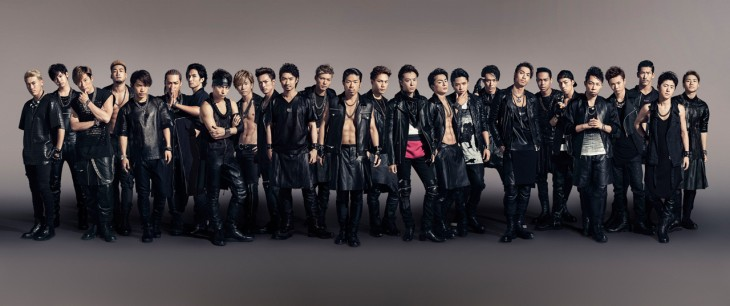
#> input picture EXILETRIBE.jpg, 730 x 306 px
$ python face_test.py EXILETRIBE.jpg   (older library calls are emulated)
#> lines starting #> are read from the running program, lines starting #| are printed output that depends on the picture
import cv2
import sys
import matplotlib.pyplot as plt

argvs = sys.argv
if (len(argvs) != 2):
	print('Usage: $ python %s filename' % argvs[0])
	exit()

imagefilename = argvs[1]
try:
	img = cv2.imread(imagefilename, 1)
#> img is the input picture: shape (306, 730, 3); mean B, G, R 75.8, 73.3, 78.2
except:
	print('faild to load %s' % imagefilename)
	exit()

img = cv2.cvtColor(img, cv2.COLOR_BGR2RGB)

#HAAR分類器の顔検出用の特徴量
#cascade_path = "/usr/local/opt/opencv/share/OpenCV/haarcascades/haarcascade_frontalface_default.xml"
cascade_path = "/usr/local/share/OpenCV/haarcascades/haarcascade_frontalface_alt2.xml"
#cascade_path = "/usr/local/opt/opencv/share/OpenCV/haarcascades/haarcascade_frontalface_alt2.xml"
#cascade_path = "/usr/local/opt/opencv/share/OpenCV/haarcascades/haarcascade_frontalface_alt_tree.xml"


color = (255, 255, 255) #白
#color = (0, 0, 0) #黒

#グレースケール変換
image_gray = cv2.cvtColor(img, cv2.COLOR_BGR2GRAY)
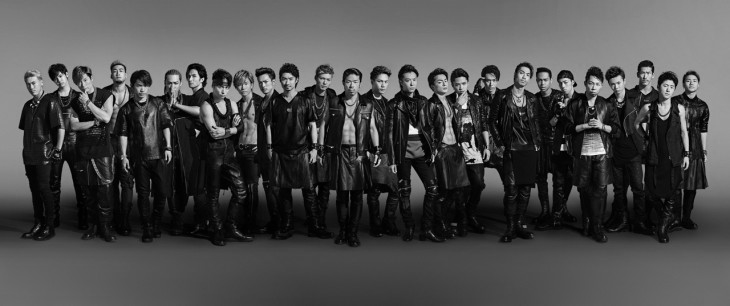
#> image_gray: shape (306, 730); min 0, max 251, mean 74.6

#カスケード分類器の特徴量を取得する
cascade = cv2.CascadeClassifier(cascade_path)

#物体認識（顔認識）の実行
#image – CV_8U 型の行列．ここに格納されている画像中から物体が検出されます
#objects – 矩形を要素とするベクトル．それぞれの矩形は，検出した物体を含みます
#scaleFactor – 各画像スケールにおける縮小量を表します
#minNeighbors – 物体候補となる矩形は，最低でもこの数だけの近傍矩形を含む必要があります
#flags – このパラメータは，新しいカスケードでは利用されません．古いカスケードに対しては，cvHaarDetectObjects 関数の場合と同じ意味を持ちます
#minSize – 物体が取り得る最小サイズ．これよりも小さい物体は無視されます
facerect = cascade.detectMultiScale(image_gray, scaleFactor=1.1, minNeighbors=1, minSize=(1, 1))
#> facerect = 17 rows, first 6: [108, 63, 20, 20], [636, 65, 20, 20], [514, 66, 21, 21], [278, 71, 21, 21], [315, 71, 21, 21], [341, 73, 23, 23]
#facerect = cascade.detectMultiScale(image_gray, scaleFactor=1.1, minNeighbors=3, minSize=(10, 10), flags = cv2.cv.CV_HAAR_SCALE_IMAGE)

print("face rectangle")
print(facerect)
#> (printed output is left out)

if len(facerect) > 0:
    #検出した顔を囲む矩形の作成
        for rect in facerect:
                cv2.rectangle(img, tuple(rect[0:2]),tuple(rect[0:2]+rect[2:4]), color, thickness=2)
#> this loop made 17 passes
#> rect on passes 1 to 12: [108, 63, 20, 20], [636, 65, 20, 20], [514, 66, 21, 21], [278, 71, 21, 21], [315, 71, 21, 21], [341, 73, 23, 23], [400, 71, 22, 22], [533, 72, 21, 21], [682, 73, 20, 20], [372, 73, 23, 23], [162, 76, 21, 21], [450, 76, 21, 21]
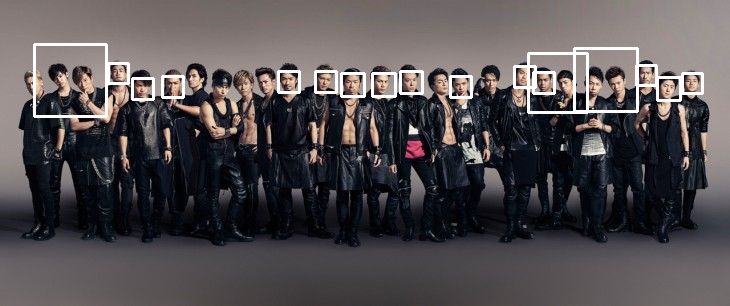
#> img: shape (306, 730, 3); mean R, G, B 82, 77.3, 79.9

    #認識結果の表示
        plt.imshow(img)
        plt.xticks([]), plt.yticks([])  # to hide tick values on X and Y axis
        plt.show()
